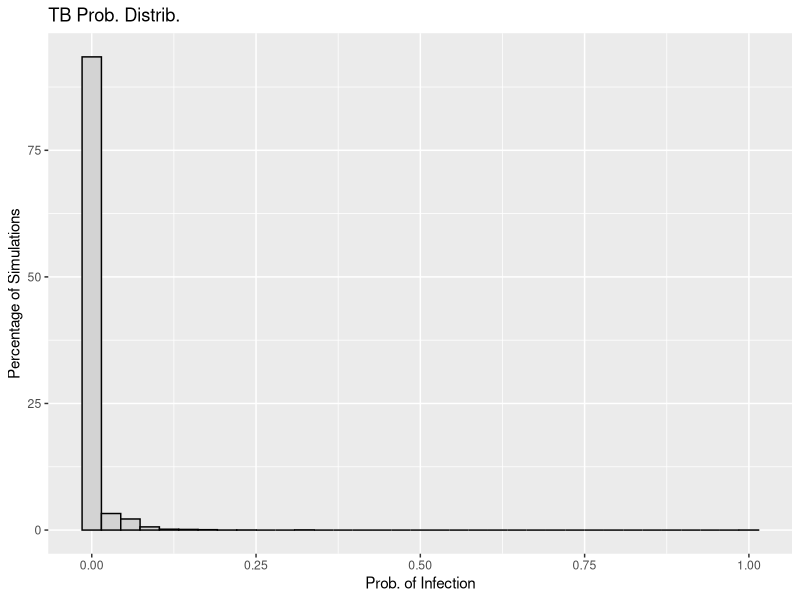

Reproduce this figure in R. (Note: this script raises an error after producing the figure.)
## ---- chunk 1
set.seed(445)
knitr::opts_chunk$set(echo = FALSE)

library(dplyr)
library(stats)
library(tidyr)
library(tidyverse)
library(broom)
library(ggplot2)
library(tibble)
## ---- chunk 2
better_monte <- function(m = 10000, dis_quanta, quanta_sd, room_vol = 132, 
                         infected_individuals = 1, ACH = 4){ 
  probability_inf <- numeric(m)
  num_new_infect <- numeric(m)
  sus_persons <- numeric(m)

  for(i in 1:m) {
    
    p_2 <- max(rnorm(1, mean = 0.48, sd = 0.20), 0)
    phi_2 <- max(rnorm(1, mean = dis_quanta, sd = quanta_sd),0)
    t_2 <- max(rnorm(1, mean = 0.5, sd = 0.167), 0)
    S0 <- max(round(rnorm(1, mean = 19, sd = 10)),1)
    
    q_2 <- infected_individuals * phi_2
 
    nucci <- ((p_2*q_2)/room_vol) * 
      ((ACH * t_2 + exp(-ACH * 
                                      t_2) -1) / (ACH^2))
    
    S_t <- S0 * exp(-nucci)
    
    exp_inf <- S0 - S_t
    inf <- rpois(1, lambda = exp_inf)
    
    sus_prob <- inf / S0
    
    probability_inf[i] <- sus_prob
    num_new_infect[i] <- inf
    sus_persons[i] <- S_t
  }
  
  return(list(prob = probability_inf,
              infections = num_new_infect,
              survivors = sus_persons,
              summary = list(mean_prob = mean(probability_inf),
                             mean_infections = mean(num_new_infect),
                             prob_quantiles = quantile(probability_inf, 
                                                       c(0.25, 0.5, 0.75, 
                                                         0.9, 0.95)),
                             inf_quantiles = quantile(num_new_infect, 
                                                      c(0.25, 0.5, 0.75, 
                                                        0.9, 0.95)))))

}

TB <- better_monte(10000, dis_quanta = 12.7, quanta_sd = 3.0,
                   room_vol = 132, infected_individuals = 1, 
                   ACH = 4)

mean(TB$prob)

TB_df <- data.frame(prob = TB$prob)

TB_plot <- ggplot(data = TB_df, aes(x = prob)) + 
  geom_histogram(aes(y = ..count.. /sum(..count..) *100),
                 bins = 35, 
                 fill = "lightgrey",
                 color = "black") +
  labs(title = "TB Prob. Distrib.",
       x = "Prob. of Infection",
       y = "Percentage of Simulations")


####
Measles <- better_monte(10000, dis_quanta = 100, quanta_sd = 25.0,
                   room_vol = 132, infected_individuals = 1, 
                   ACH = 4)

mean(Measles$prob)


####
Influenza <- better_monte(10000, dis_quanta = 570, quanta_sd = 173.0,
                   room_vol = 132, infected_individuals = 1, 
                   ACH = 4)

mean(Influenza$prob)


###
SARS <- better_monte(10000, dis_quanta = 2.7, quanta_sd = 1.2,
                   room_vol = 132, infected_individuals = 1, 
                   ACH = 4)

mean(SARS$prob)
## ---- chunk 3
scen1_TB <- scenario_monte(10000, dis_quanta = 12.7, quanta_sd = 3.0,
                   room_vol = 300, infected_individuals = 1, 
                   ACH = 4)
scen1_meas <- scenario_monte(10000, dis_quanta = 100, quanta_sd = 25.0,
                   room_vol = 300, infected_individuals = 1, 
                   ACH = 4)
scen1_flu <- scenario_monte(10000, dis_quanta = 570, quanta_sd = 173.0,
                   room_vol = 300, infected_individuals = 1, 
                   ACH = 4)

TB_df1 <- data.frame(prob=as.numeric(scen1_TB$prob), Disease="TB")
Meas_df1 <- data.frame(prob=as.numeric(scen1_meas$prob), Disease="Measles")
Flu_df1 <- data.frame(prob=as.numeric(scen1_flu$prob), Disease="Influenza")

comb_df1 <- rbind(TB_df1, Meas_df1, Flu_df1)
comb_df1$prob <- pmin(pmax(comb_df1$prob, 0),1)

ggplot(comb_df1, aes(x=prob, fill=Disease, color=Disease)) +
  geom_histogram(aes(y=..count.. / sum(..count..) * 100),
                 bins=35, position="identity", alpha=0.4) +
  labs(title="Scenario 1: Probability of Infection Distribution by Disease",
       x="Probability of Infection",
       y = "Percentage of Simulations") +
  scale_color_manual(values = c("TB" = "green", "Measles" = "magenta",
                               "Influenza"="blue")) +
  scale_fill_manual(values = c("TB" = "green", "Measles" = "magenta",
                               "Influenza"="blue")) +
  theme_minimal()
## ---- chunk 4
scen2_TB <- scenario_monte(10000, dis_quanta = 12.7, quanta_sd = 3.0,
                   room_vol = 50, infected_individuals = 2, 
                   ACH = 4)
scen2_meas <- scenario_monte(10000, dis_quanta = 100, quanta_sd = 25.0,
                   room_vol = 50, infected_individuals = 2, 
                   ACH = 4)
scen2_flu <- scenario_monte(10000, dis_quanta = 570, quanta_sd = 173.0,
                   room_vol = 50, infected_individuals = 2, 
                   ACH = 4)

TB_df2 <- data.frame(prob=as.numeric(scen2_TB$prob), Disease="TB")
Meas_df2 <- data.frame(prob=as.numeric(scen2_meas$prob), Disease="Measles")
Flu_df2 <- data.frame(prob=as.numeric(scen2_flu$prob), Disease="Influenza")

comb_df2 <- rbind(TB_df2, Meas_df2, Flu_df2)
comb_df2$prob <- pmin(pmax(comb_df2$prob, 0),1)

ggplot(comb_df2, aes(x=prob, fill=Disease, color=Disease)) +
  geom_histogram(aes(y=..count.. / sum(..count..) * 100),
                 bins=35, position="identity", alpha=0.4) +
  labs(title="Scenario 2: Probability of Infection Distribution by Disease",
       x="Probability of Infection",
       y = "Percentage of Simulations") +
  scale_color_manual(values = c("TB" = "green", "Measles" = "magenta",
                               "Influenza"="blue")) +
  scale_fill_manual(values = c("TB" = "green", "Measles" = "magenta",
                               "Influenza"="blue")) +
  theme_minimal()
## ---- chunk 5

TB_df$Disease <- "TB"
Measles_df <- data.frame(prob=Measles$prob, Disease = "Measles")
Influenza_df <- data.frame(prob=Influenza$prob, Disease = "Influenza")
SARS_df <- data.frame(prob=SARS$prob, Disease="SARS")

combined_df <- rbind(TB_df, Measles_df, Influenza_df, SARS_df)

ggplot(combined_df, aes(x=prob, fill=Disease, color=Disease)) +
  geom_histogram(aes(y= ..count.. / sum(..count..) * 100),
                  bins=35, position="identity", alpha=0.4) +
  labs(title="Prob. of Infection Distribution by Disease",
       x = "Probability of Infection",
       y = "Percentage of Simulations") +
  scale_color_manual(values = c("TB" = "green", "Measles" = "magenta",
                               "Influenza"="blue", "SARS"="yellow3")) +
  scale_fill_manual(values = c("TB" = "green", "Measles" = "magenta",
                               "Influenza"="blue", "SARS"="yellow3")) +
  theme_minimal()
